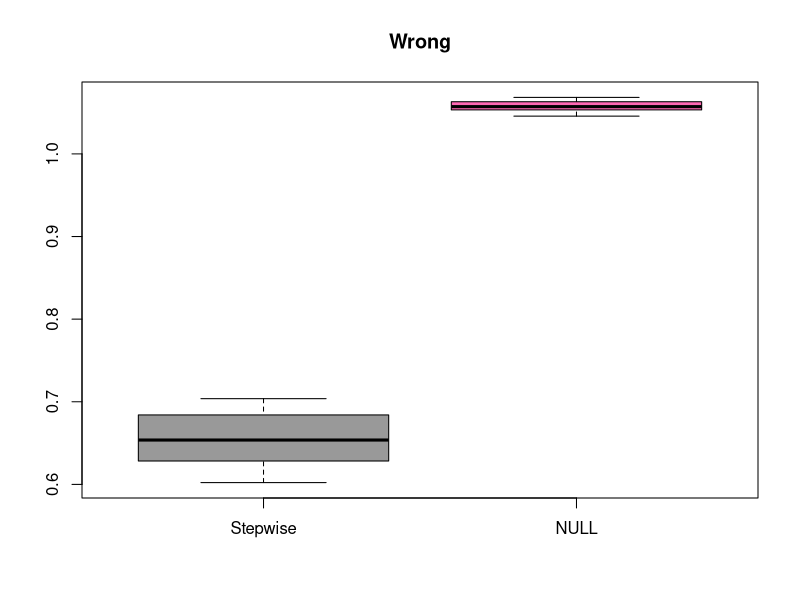

This chart was generated by the following R code:
## ---- chunk 1
knitr::opts_chunk$set(echo = TRUE)
## ---- chunk 2
dat <- read.table('fallacy.dat', header=TRUE, sep=',')
## ---- chunk 3
library(MASS)
p <- ncol(dat)
null <- lm(Y~1, data=dat)
full <- lm(Y~., data=dat) # needed for stepwise
step.lm <- stepAIC(null, scope=list(lower=null, upper=full), trace=FALSE)
## ---- chunk 4
n <- nrow(dat)
ii <- (1:n) %% 5 + 1
set.seed(17)
N <- 10
mspe.n <- mspe.st <- rep(0, N)
for(i in 1:N) {
  ii <- sample(ii)
  pr.n <- pr.st <- rep(0, n)
  for(j in 1:5) {
    tmp.st <- update(step.lm, data=dat[ii != j, ])
    pr.st[ ii == j ] <- predict(tmp.st, newdata=dat[ii == j, ])
    pr.n[ ii == j ] <- with(dat[ii != j, ], mean(Y))
  }
  mspe.st[i] <- with(dat, mean( (Y - pr.st)^2 ))
  mspe.n[i] <- with(dat, mean( (Y - pr.n)^2 ))
}
boxplot(mspe.st, mspe.n, names=c('Stepwise', 'NULL'), col=c('gray60', 'hotpink'), main='Wrong')
summary(mspe.st)
summary(mspe.n)
## ---- chunk 5
# Correlated covariates
x <- read.table('../Lecture1/rutgers-lib-30861_CSV-1.csv', header=TRUE, sep=',')
reduced <- lm(MORT ~ POOR + HC + NOX + HOUS + NONW, data=x)
round( summary(reduced)$coef, 3)
## ---- chunk 6
full <- lm(MORT ~ ., data=x)
round( summary(full)$coef, 3)
## ---- chunk 7
round( summary(full)$coef[ names(coef(reduced)), ], 3)
